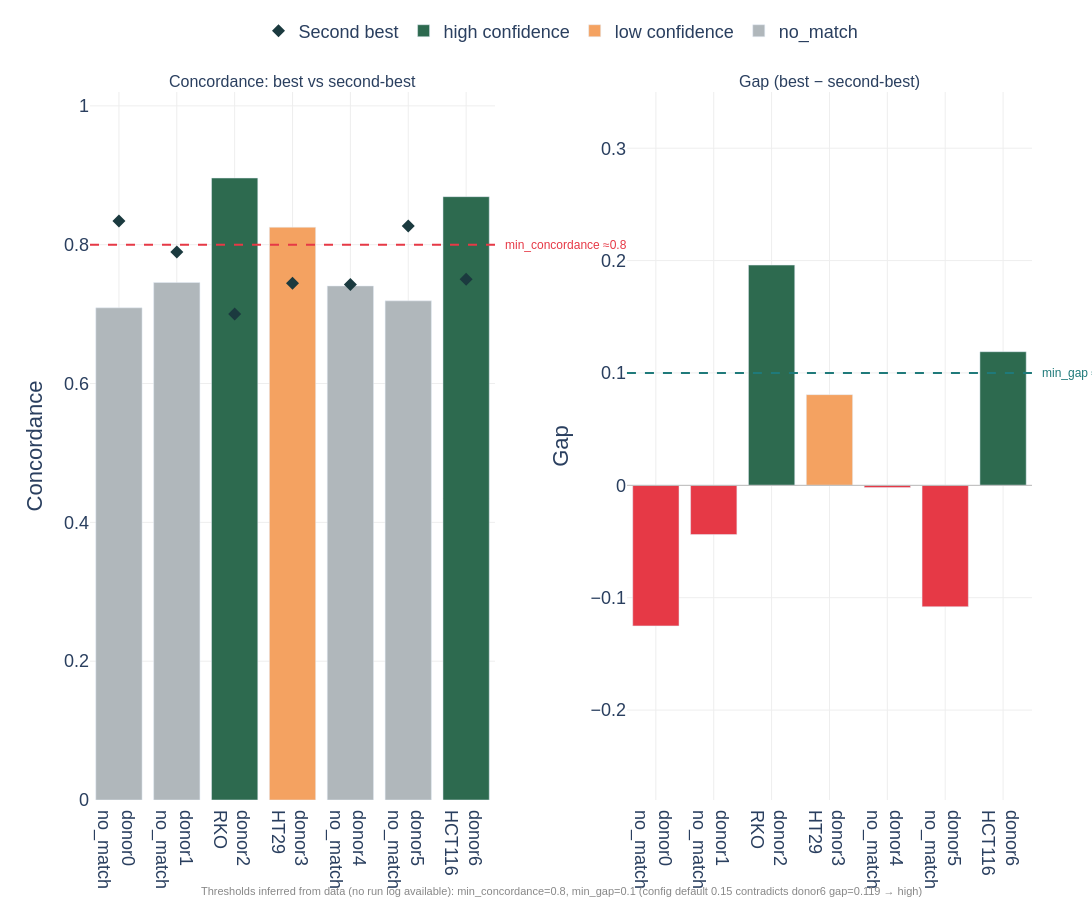

Write notebook code for a chart like this one.
### Markdown cell above
## Figure 8 — Donor matching quality (slide 8)
**Slide message:** Concordance gap cleanly separates high-confidence matches (≥0.15 gap) from ambiguous or failed assignments, validating the Hungarian-algorithm matching thresholds.

### Code cell
dm_path = f'{DEMUX_DIR}/{UNGUIDED_RUN}/donor_matches.tsv'
if not os.path.exists(dm_path):
    print(f'{dm_path} not found — skipping Fig 8.')
else:
    dm = pd.read_csv(dm_path, sep='\t')
    dm['concordance']        = pd.to_numeric(dm['concordance'],        errors='coerce')
    dm['second_concordance'] = pd.to_numeric(dm['second_concordance'], errors='coerce')
    dm['gap']                = pd.to_numeric(dm['gap'],                errors='coerce')
    dm['display_label']      = dm['cell_line'].where(
        dm['cell_line'].notna() & (dm['cell_line'].astype(str) != ''), 'no_match'
    )

    # ── Threshold analysis ────────────────────────────────────────────────────
    print('=== Threshold investigation for pool_ctr_v4 ===')
    print('No match_vireo.log found — run was not triggered through Snakemake,')
    print('or logs/demux/pool_ctr_v4/ was not created.')
    print()
    print('Deriving bounds from donor_matches.tsv data:')
    high_d = dm[dm['confidence'] == 'high']
    low_d  = dm[dm['confidence'] == 'low']
    no_d   = dm[dm['confidence'].isin(['no_match', 'no_data'])]

    if not high_d.empty:
        min_high_conc = high_d['concordance'].min()
        min_high_gap  = high_d['gap'].min()
        print(f'  Minimum concordance among HIGH-confidence rows: {min_high_conc:.4f}')
        print(f'  Minimum gap         among HIGH-confidence rows: {min_high_gap:.4f}')
    if not low_d.empty:
        max_low_gap  = low_d['gap'].max()
        print(f'  Maximum gap         among LOW-confidence rows:  {max_low_gap:.4f}')

    print()
    print('  → min_gap must satisfy:')
    print(f'       {max_low_gap:.4f} < min_gap ≤ {min_high_gap:.4f}')
    print(f'     donor6 (HCT116, gap=0.1189) is HIGH → min_gap ≤ 0.1189')
    print(f'     donor3 (HT29, gap=0.0807) is LOW  → min_gap > 0.0807')
    print(f'     Most likely value: min_gap = 0.10')
    print()
    print('  → config.yaml and Snakefile default min_gap = 0.15')
    print('    This is INCONSISTENT with pool_ctr_v4 data.')
    print('    pool_ctr_v4 was run with min_gap ≈ 0.10 (custom flag or earlier default).')
    print()
    print(dm[['vireo_donor','cell_line','concordance','second_concordance',
              'gap','confidence','n_positions']].round(4).to_string())

    # Inferred thresholds for the figure
    INFERRED_MIN_CONC = 0.80
    INFERRED_MIN_GAP  = 0.10

    CONF_COLORS = {'high': C['green'], 'low': C['orange'],
                   'no_match': C['grey'], 'no_data': '#CCCCCC'}
    bar_colors = [CONF_COLORS.get(str(c), C['grey']) for c in dm['confidence']]

    fig8 = make_subplots(
        rows=1, cols=2,
        subplot_titles=('Concordance: best vs second-best',
                        'Gap (best − second-best)'),
        horizontal_spacing=0.14,
    )

    x_pos = dm['vireo_donor'] + '<br>' + dm['display_label']

    # Best concordance bars
    fig8.add_trace(go.Bar(
        x=x_pos, y=dm['concordance'], marker_color=bar_colors,
        showlegend=False,
        hovertemplate='%{x}<br>Best concordance: %{y:.4f}<extra></extra>',
    ), row=1, col=1)
    # Second-best as overlay markers
    fig8.add_trace(go.Scatter(
        x=x_pos, y=dm['second_concordance'], mode='markers',
        marker=dict(size=10, color=C['dark_teal'], symbol='diamond'),
        name='Second best', showlegend=True,
        hovertemplate='%{x}<br>Second: %{y:.4f}<extra></extra>',
    ), row=1, col=1)

    # Threshold line — label offset to the right of the plot area, not over bars
    fig8.add_hline(y=INFERRED_MIN_CONC, line_dash='dash', line_color=C['red'],
                   row=1, col=1)
    fig8.add_annotation(
        x=1.02, y=INFERRED_MIN_CONC,
        text=f'min_concordance ≈{INFERRED_MIN_CONC}',
        showarrow=False, xanchor='left',
        font=dict(size=12, color=C['red']),
        xref='x domain', yref='y',
    )

    # Gap bars
    gap_colors = [C['red'] if g < 0 else c
                  for g, c in zip(dm['gap'].fillna(-1), bar_colors)]
    fig8.add_trace(go.Bar(
        x=x_pos, y=dm['gap'].clip(lower=-0.25), marker_color=gap_colors,
        showlegend=False,
        hovertemplate='%{x}<br>Gap: %{y:.4f}<extra></extra>',
    ), row=1, col=2)
    fig8.add_hline(y=INFERRED_MIN_GAP, line_dash='dash', line_color=C['accent_teal'],
                   row=1, col=2)
    fig8.add_annotation(
        x=1.02, y=INFERRED_MIN_GAP,
        text=f'min_gap ≈{INFERRED_MIN_GAP} (inferred)',
        showarrow=False, xanchor='left',
        font=dict(size=12, color=C['accent_teal']),
        xref='x2 domain', yref='y2',
    )
    fig8.add_hline(y=0, line_color='#BBBBBB', line_width=1, row=1, col=2)

    # Footnote
    fig8.add_annotation(
        x=0.5, y=-0.14, xref='paper', yref='paper',
        text=(f'Thresholds inferred from data (no run log available): '
              f'min_concordance={INFERRED_MIN_CONC}, '
              f'min_gap={INFERRED_MIN_GAP} '
              f'(config default 0.15 contradicts donor6 gap=0.119 → high)'),
        showarrow=False, font=dict(size=11, color='#888888'), xanchor='center',
    )

    fig8.update_yaxes(range=[0, 1.02], title_text='Concordance', row=1, col=1)
    fig8.update_yaxes(range=[-0.28, 0.35], title_text='Gap', row=1, col=2)

    # Legend for confidence colours
    for conf, color in [('high confidence', C['green']),
                        ('low confidence',  C['orange']),
                        ('no_match',        C['grey'])]:
        fig8.add_trace(go.Bar(
            x=[None], y=[None], marker_color=color, name=conf, showlegend=True,
        ), row=1, col=1)

    _style(fig8, showlegend=True)
    fig8.update_layout(
        barmode='overlay',
        legend=dict(orientation='h', yanchor='bottom', y=1.06, xanchor='center', x=0.5),
        margin=dict(b=100),
    )
    save(fig8, 'fig8_donor_matching')

### Figure 1 — Plotly figure (JSON) as saved in the notebook; plotly's stock layout.template omitted (floating-point values rounded to 4 significant figures)
{"data": [{"hovertemplate": "%{x}<br>Best concordance: %{y:.4f}<extra></extra>", "marker": {"color": ["#B0B7BB", "#B0B7BB", "#2D6A4F", "#F4A261", "#B0B7BB", "#B0B7BB", "#2D6A4F"]}, "showlegend": false, "type": "bar", "x": ["donor0<br>no_match", "donor1<br>no_match", "donor2<br>RKO", "donor3<br>HT29", "donor4<br>no_match", "donor5<br>no_match", "donor6<br>HCT116"], "xaxis": "x", "y": [0.7091, 0.7456, 0.8961, 0.8252, 0.7406, 0.7191, 0.8692], "yaxis": "y"}, {"hovertemplate": "%{x}<br>Second: %{y:.4f}<extra></extra>", "marker": {"color": "#1B3A3F", "size": 10, "symbol": "diamond"}, "mode": "markers", "name": "Second best", "showlegend": true, "type": "scatter", "x": ["donor0<br>no_match", "donor1<br>no_match", "donor2<br>RKO", "donor3<br>HT29", "donor4<br>no_match", "donor5<br>no_match", "donor6<br>HCT116"], "xaxis": "x", "y": [0.8341, 0.7894, 0.7001, 0.7445, 0.7427, 0.8271, 0.7503], "yaxis": "y"}, {"hovertemplate": "%{x}<br>Gap: %{y:.4f}<extra></extra>", "marker": {"color": ["#E63946", "#E63946", "#2D6A4F", "#F4A261", "#E63946", "#E63946", "#2D6A4F"]}, "showlegend": false, "type": "bar", "x": ["donor0<br>no_match", "donor1<br>no_match", "donor2<br>RKO", "donor3<br>HT29", "donor4<br>no_match", "donor5<br>no_match", "donor6<br>HCT116"], "xaxis": "x2", "y": [-0.1251, -0.0438, 0.196, 0.0807, -0.002, -0.108, 0.1189], "yaxis": "y2"}, {"marker": {"color": "#2D6A4F"}, "name": "high confidence", "showlegend": true, "type": "bar", "x": [null], "xaxis": "x", "y": [null], "yaxis": "y"}, {"marker": {"color": "#F4A261"}, "name": "low confidence", "showlegend": true, "type": "bar", "x": [null], "xaxis": "x", "y": [null], "yaxis": "y"}, {"marker": {"color": "#B0B7BB"}, "name": "no_match", "showlegend": true, "type": "bar", "x": [null], "xaxis": "x", "y": [null], "yaxis": "y"}], "layout": {"annotations": [{"font": {"size": 16}, "showarrow": false, "text": "Concordance: best vs second-best", "x": 0.215, "xanchor": "center", "xref": "paper", "y": 1.0, "yanchor": "bottom", "yref": "paper"}, {"font": {"size": 16}, "showarrow": false, "text": "Gap (best − second-best)", "x": 0.785, "xanchor": "center", "xref": "paper", "y": 1.0, "yanchor": "bottom", "yref": "paper"}, {"font": {"color": "#E63946", "size": 12}, "showarrow": false, "text": "min_concordance ≈0.8", "x": 1.02, "xanchor": "left", "xref": "x domain", "y": 0.8, "yref": "y"}, {"font": {"color": "#1F7A7A", "size": 12}, "showarrow": false, "text": "min_gap ≈0.1 (inferred)", "x": 1.02, "xanchor": "left", "xref": "x2 domain", "y": 0.1, "yref": "y2"}, {"font": {"color": "#888888", "size": 11}, "showarrow": false, "text": "Thresholds inferred from data (no run log available): min_concordance=0.8, min_gap=0.1 (config default 0.15 contradicts donor6 gap=0.119 → high)", "x": 0.5, "xanchor": "center", "xref": "paper", "y": -0.14, "yref": "paper"}], "barmode": "overlay", "font": {"family": "Arial, sans-serif", "size": 18}, "height": 900, "legend": {"orientation": "h", "x": 0.5, "xanchor": "center", "y": 1.06, "yanchor": "bottom"}, "margin": {"b": 100, "l": 90, "r": 60, "t": 40}, "paper_bgcolor": "white", "plot_bgcolor": "white", "shapes": [{"line": {"color": "#E63946", "dash": "dash"}, "type": "line", "x0": 0, "x1": 1, "xref": "x domain", "y0": 0.8, "y1": 0.8, "yref": "y"}, {"line": {"color": "#1F7A7A", "dash": "dash"}, "type": "line", "x0": 0, "x1": 1, "xref": "x2 domain", "y0": 0.1, "y1": 0.1, "yref": "y2"}, {"line": {"color": "#BBBBBB", "width": 1}, "type": "line", "x0": 0, "x1": 1, "xref": "x2 domain", "y0": 0, "y1": 0, "yref": "y2"}], "showlegend": true, "width": 1600, "xaxis": {"anchor": "y", "domain": [0.0, 0.43], "gridcolor": "#EEEEEE", "gridwidth": 1, "showgrid": true, "zeroline": false}, "xaxis2": {"anchor": "y2", "domain": [0.57, 1.0], "gridcolor": "#EEEEEE", "gridwidth": 1, "showgrid": true, "zeroline": false}, "yaxis": {"anchor": "x", "domain": [0.0, 1.0], "gridcolor": "#EEEEEE", "gridwidth": 1, "range": [0, 1.02], "showgrid": true, "title": {"text": "Concordance"}, "zeroline": false}, "yaxis2": {"anchor": "x2", "domain": [0.0, 1.0], "gridcolor": "#EEEEEE", "gridwidth": 1, "range": [-0.28, 0.35], "showgrid": true, "title": {"text": "Gap"}, "zeroline": false}}}
